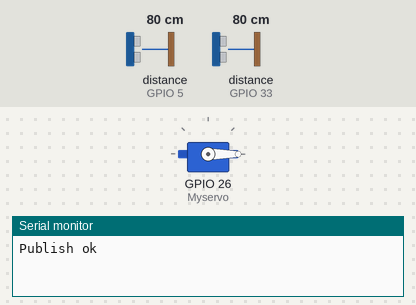
The sketch below on a simulated ESP32. Parts: servo, the last lines printed to the serial monitor. Wiring (inferred from the names in the program): 2 × ultrasonic range finder: trigger GPIO 18, echo GPIO 5 / trigger GPIO 25, echo GPIO 33. The test bench sets the inputs (shaded band); at power-on: distance to the obstacle (sensors on GPIO 33, GPIO 5) 80 cm. The echo pulse lasts 58.3 µs per cm; WiFi joins after 1.5 s; servers stay silent unless stated; random numbers use the default seed unless the sketch sets one; no MQTT or app messages arrive unless stated.

Above: at 2.7 s.
2.8 s: distance to the obstacle (sensor on GPIO 33) set to 75 cm
At 4.0 s:
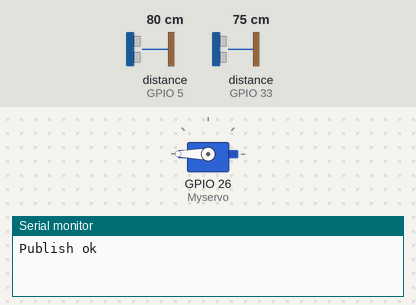
9.2 s: distance to the obstacle (sensor on GPIO 33) set to 120 cm
At 11.0 s:
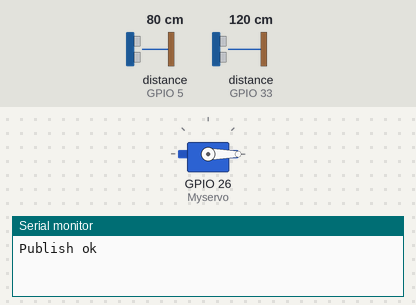
11.3 s: distance to the obstacle (sensor on GPIO 33) set to 2 cm
At 12.3 s:
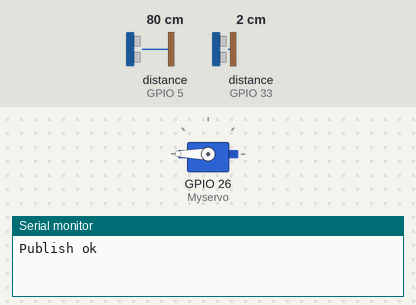
Timing chart, 0 to 14.3 s (numbered marks = the images above; inputs shaded):
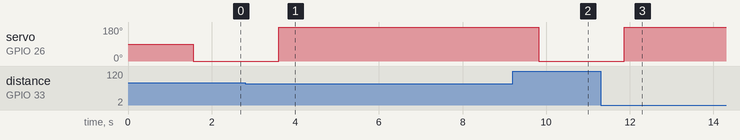

The sketch:

code.ino
```cpp
#include <WiFi.h>
#include <PubSubClient.h>
#include<Servo.h>

void callback(char* subscribetopic, byte* payload, unsigned int payloadLength);

//-------credentials of IBM Accounts------

#define ORG "woaev0"//IBM ORGANITION ID
#define DEVICE_TYPE "abcde"//Device type mentioned in ibm watson IOT Platform
#define DEVICE_ID "112345"//Device ID mentioned in ibm watson IOT Platform
#define TOKEN "1a2b3c4d"
String data3;
float d,d1,w;

Servo Myservo;
int pos;

#define trigpin    18
#define echopin    5

#define trigpin1 25
#define echopin1 33

//-------- Customise the above values --------
char server[] = ORG ".messaging.internetofthings.ibmcloud.com";// Server Name
char publishTopic[] = "iot-2/evt/Data/fmt/json";// topic name and type of event perform and format in which data to be send
char subscribetopic[] = "iot-2/cmd/display/fmt/String";// cmd  REPRESENT command type AND COMMAND IS TEST OF FORMAT STRING
char authMethod[] = "use-token-auth";// authentication method
char token[] = TOKEN;
char clientId[] = "d:" ORG ":" DEVICE_TYPE ":" DEVICE_ID;//client id


//-----------------------------------------
WiFiClient wifiClient; // creating the instance for wificlient
PubSubClient client(server, 1883, callback ,wifiClient); //calling the predefined client id by passing parameter like server id,portand wificredential


void setup()// configureing the ESP32
{
  Serial.begin(115200);
  Serial.println();

   pinMode(trigpin, OUTPUT);
  pinMode(echopin, INPUT);
  Myservo.attach(26);
  pinMode(trigpin1, OUTPUT);
  pinMode(echopin1, INPUT);

  wificonnect();
  mqttconnect();
}

void loop()// Recursive Function
{

   digitalWrite(trigpin1,LOW);
  digitalWrite(trigpin1,HIGH);
  delayMicroseconds(10);
  digitalWrite(trigpin1,LOW);
  float duration=pulseIn(echopin1,HIGH);
  d1=(duration/(58*4));
  if(d1<20){
    Myservo.write(180);
    delay(15);
    Serial.println("Putin waste here");
  }
  else{
    Myservo.write(0);
  }


  digitalWrite(trigpin,LOW);
  digitalWrite(trigpin,HIGH);
  delayMicroseconds(10);
  digitalWrite(trigpin,LOW);
 float dura=pulseIn(echopin,HIGH);
  d=(dura/(58*4));

w=random(5,100);
String s="Kinathukadavu,Coimbatore";
String status="";
  Serial.print("WasteLevel:");
  Serial.println(d);
  Serial.print("WasteWeight:");
  Serial.println(w);
  Serial.println("Location:");
  Serial.println(s);

  PublishData(d, w);
  delay(1000);
  if (!client.loop()) {
    mqttconnect();
  }
}


/*.....................................retrieving to Cloud...............................*/

void PublishData(float dis, float wei) {
  mqttconnect();//function call for connecting to ibm
  /*
     creating the String in in form JSon to update the data to ibm cloud
  */
  String status="";

  String payload = "{\"DustbinContent\":";
  payload += dis;
  payload += "," "\"WateWeight\":";
  payload += wei;
  payload += "," "\"Location\":";
  payload += "\"Kinathukadavu,Coimbatore\"";
  payload += "}";


  Serial.print("Sending payload: ");
  Serial.println(payload);


  if (client.publish(publishTopic, (char*) payload.c_str())) {
    Serial.println("Publish ok");// if it sucessfully upload data on the cloud then it will print publish ok in Serial monitor or else it will print publish failed
  } else {
    Serial.println("Publish failed");
  }

}


void mqttconnect() {
  if (!client.connected()) {
    Serial.print("Reconnecting client to ");
    Serial.println(server);
    while (!client.connect(clientId, authMethod, token)) {
      Serial.print(".");
      delay(500);
    }

     initManagedDevice();
     Serial.println();
  }
}
void wificonnect() //function defination for wificonnect
{
  Serial.println();
  Serial.print("Connecting to ");

  WiFi.begin("Wokwi-GUEST", "", 6);//passing the wifi credentials to establish the connection
  while (WiFi.status() != WL_CONNECTED) {
    delay(500);
    Serial.print(".");
  }
  Serial.println("");
  Serial.println("WiFi connected");
  Serial.println("IP address: ");
  Serial.println(WiFi.localIP());
}

void initManagedDevice() {
  if (client.subscribe(subscribetopic)) {
    Serial.println((subscribetopic));
    Serial.println("subscribe to cmd OK");
  } else {
    Serial.println("subscribe to cmd FAILED");
  }
}

void callback(char* subscribetopic, byte* payload, unsigned int payloadLength)
{

  Serial.print("callback invoked for topic: ");
  Serial.println(subscribetopic);
  for (int i = 0; i < payloadLength; i++) {
    //Serial.print((char)payload[i]);
    data3 += (char)payload[i];
  }
  Serial.println("data: "+ data3);
  if(data3=="lighton")
  {
Serial.println(data3);
  }

data3="";
}
```

Measured:
- the behaviour switches between 80 and 79 cm on distance to the obstacle (sensor on GPIO 33) (found by bisection; images 0 and 1)
- after the input at 2.8 s, servo on GPIO 26 (Myservo): 0° → 180° after 0.80 s
- after the input at 9.2 s, servo on GPIO 26 (Myservo): 180° → 0° after 0.62 s
- after the input at 11.3 s, servo on GPIO 26 (Myservo): 0° → 180° after 0.56 s
